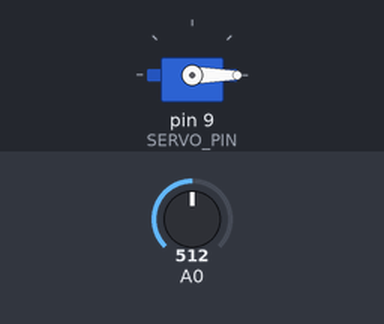
Recording of a sketch running on a simulated Arduino Uno, built with avr-gcc and run on an emulated ATmega328P. Shown: servo. The test bench sets the inputs (shaded band); at power-on: A0 = 512.

Above: at 1.2 s.
1.3 s: A0 set to 0
At 3.7 s:
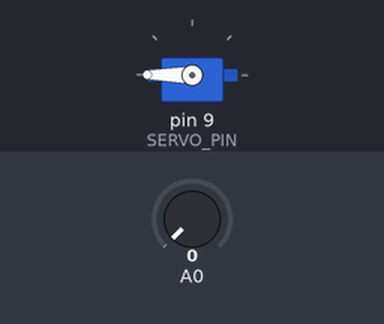
4.0 s: A0 set to 122
At 6.69 s:
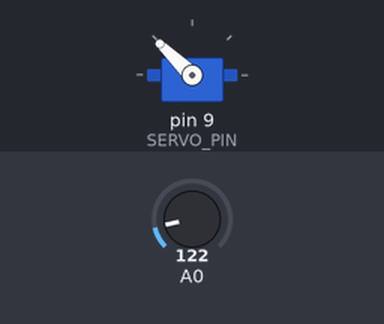
7.0 s: A0 set to 80
9.5 s: A0 set to 100
At 11.51 s:
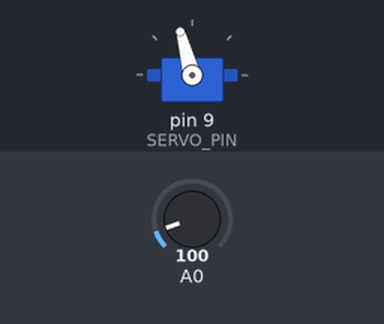
12.5 s: A0 set to 80
15.5 s: A0 set to 511
At 16.9 s:
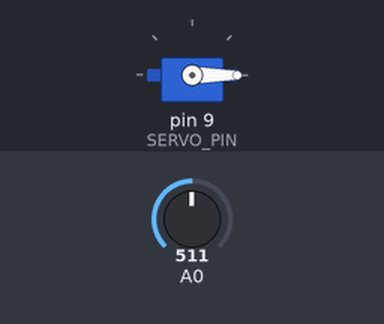
Timing chart, 0 to 18.0 s (numbered marks = the images above; inputs shaded):
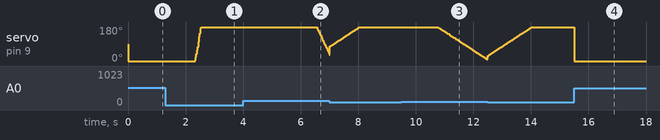

Measured:
- after the input at 1.3 s, servo on pin 9 (SERVO_PIN): moves from 0° to 180° over 0.20 s, starting after 1.0 s
- after the input at 4.0 s, servo on pin 9 (SERVO_PIN): moves from 180° to 34° over 0.45 s, starting after 2.5 s
- after the input at 9.5 s, servo on pin 9 (SERVO_PIN): moves from 180° to 8° over 1.7 s, starting after 1.3 s
- after the input at 15.5 s, servo on pin 9 (SERVO_PIN): 180° → 0° at once

The sketch:

servo.ino
```cpp
#include <Servo.h>

// 舵机控制相关常量
#define SERVO_PIN 9 // 舵机连接的引脚
#define SERVO_MIN_ANGLE 0 // 舵机的最小角度
#define SERVO_MAX_ANGLE 180 // 舵机的最大角度

// PID控制相关常量
#define KP 1.0 // 比例增益
#define KI 0.1 // 积分增益
#define KD 0.05 // 微分增益
#define SETPOINT 90 // 期望位置

// 定义舵机对象
Servo servo;

// PID控制变量
double input, output, setpoint;
double error, last_error;
double ITerm, last_input;

unsigned long last_time;
unsigned long sample_time = 10; // PID控制采样时间间隔

void setup() {
  // 设置舵机引脚为输出
  pinMode(SERVO_PIN, OUTPUT);

  // 初始化串口通信
  Serial.begin(9600);

  // 附加舵机对象到指定的引脚
  servo.attach(SERVO_PIN);

  // 初始化PID控制变量
  input = analogRead(A0); // 读取当前舵机位置
  setpoint = SETPOINT;
  last_input = input;
  last_error = 0;
  ITerm = 0;

  // 设置定时器
  last_time = millis();
}

void loop() {
  // 获取当前时间
  unsigned long now = millis();
  // 计算时间间隔
  unsigned long time_change = (now - last_time);
  // 如果时间间隔大于采样时间，执行PID计算
  if (time_change >= sample_time) {
    // 读取当前舵机位置
    input = analogRead(A0);
    // 计算误差
    error = setpoint - input;
    // 计算积分项
    ITerm += (KI * error);
    // 限制积分项的范围
    if (ITerm > 1023) ITerm = 1023;
    else if (ITerm < -1023) ITerm = -1023;
    // 计算微分项
    double dInput = (input - last_input);
    // 计算PID输出
    output = KP * error + ITerm - KD * dInput;
    // 限制输出范围
    if (output > 180) output = 180;
    else if (output < 0) output = 0;
    // 将PID输出转换为舵机角度
    servo.write(output);
    // 保存上一次的输入
    last_input = input;
    last_time = now;
  }
}
```
